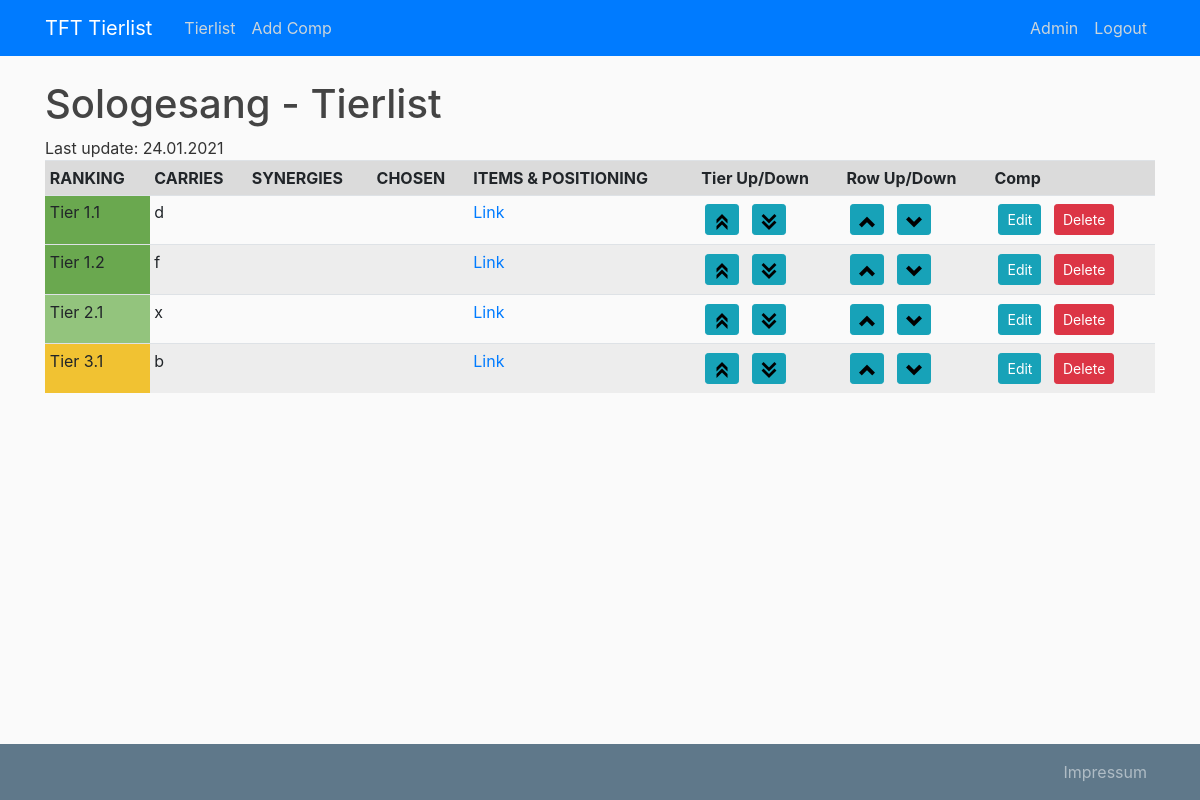
The page /home (signed in) on the database as committed earlier.
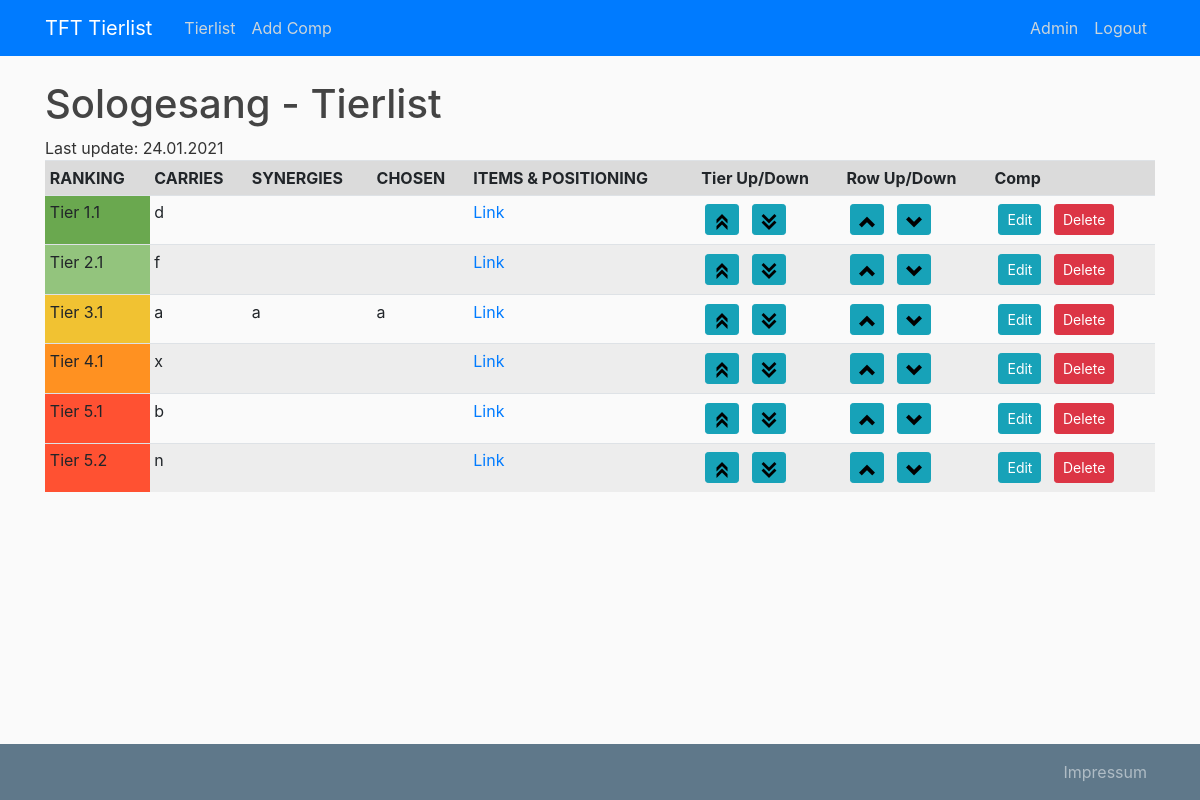
The same page on the database as committed later.
### tierlist/models.py (models this page shows, shortened)
class User(db.Model, UserMixin):
    id = db.Column(db.Integer, primary_key=True)
    username = db.Column(db.String(20), unique=True, nullable=False)
    email = db.Column(db.String(120), unique=True, nullable=False)
    image_file = db.Column(db.String(20), nullable=False,
                           default='default.jpg')
    password = db.Column(db.String(60), nullable=False)
    is_admin = db.Column(db.Boolean, nullable=False, default=False)
    tierlists = db.relationship('Tierlist', backref='author', lazy=True)

class Tierlist(db.Model):
    id = db.Column(db.Integer, primary_key=True)
    last_updated = db.Column(db.DateTime, unique=True,
                             nullable=True, default=datetime.utcnow)
    user_id = db.Column(db.Integer, db.ForeignKey('user.id'), nullable=False)
    comps = db.relationship('Comp', backref='tierlist', lazy=True)

class Comp(db.Model):
    id = db.Column(db.Integer, primary_key=True)
    tier = db.Column(db.Integer, nullable=False)
    sub_tier = db.Column(db.Integer, nullable=False)
    carries = db.Column(db.String(100), nullable=False)
    synergies = db.Column(db.String(100), nullable=False)
    lolchess = db.Column(db.String(200), nullable=False)
    chosen = db.Column(db.String(100), nullable=False)
    list_id = db.Column(db.Integer, db.ForeignKey(
        'tierlist.id'), nullable=False)

### tierlist/main/routes.py (the view)
@main.route("/")
@main.route("/home")
def home():
    comps = Comp.query.order_by(Comp.tier.asc(), Comp.sub_tier.asc()).all()
    tierlist = Tierlist.query.first()
    return render_template('tierlist.html', comps=comps, tierlist=tierlist, title="Sologesang")

### tierlist/models.py (called while the page is built)
@login_manager.user_loader
def load_user(user_id):
    return User.query.get(int(user_id))

### tierlist/templates/tierlist.html (shortened to what this page needs)
{% extends "layout.html" %}
{% block content %}
    <h1>Sologesang - Tierlist</h1>
    <div>Last update: {{ tierlist.last_updated.strftime('%d.%m.%Y') }}</div>
    <table class="table table-hover table-striped table-sm">
    <tbody>
        <tr class="table-active">
            <th>RANKING</th>
            <th>CARRIES</th>
            <th>SYNERGIES</th>
            <th>CHOSEN</th>
            <th>ITEMS & POSITIONING</th>
            {% if current_user.is_authenticated and current_user.is_admin %}
                <th>Tier Up/Down</th>
                <th>Row Up/Down</th>
                <th>Comp</th>
            {% endif %}
        </tr>
        {% set current_tier = 1 %}
    	{% for comp in comps %}
            <tr>
                <td class="tier-{{ comp.tier }}">Tier {{ comp.tier }}.{{ comp.sub_tier }}</td>
                <td class="ml-2">{{ comp.carries }}</td>
                <td class="ml-2">{{ comp.synergies }}</td>
                <td class="ml-2">{{ comp.chosen }}</td>
                <td class="ml-2"><a href="{{ comp.lolchess }}" target="_blank">Link</a></td>
                {% if current_user.is_authenticated and current_user.is_admin %}
                    <td>
                        <a class="btn btn-info btn-sm m-1" href="{{ url_for('comps.move_comp', comp_id=comp.id, direction='tier-up') }}">
                            <img src="{{ url_for('static', filename='arrow-up-tier.ico') }}" alt="Tier up" class="">
                        </a>
                        <a class="btn btn-info btn-sm m-1" href="{{ url_for('comps.move_comp', comp_id=comp.id, direction='tier-down') }}">
                            <img src="{{ url_for('static', filename='arrow-down-tier.ico') }}" alt="Tier down" class="">
                        </a>
                    </td>
                    <td>
                        <a class="btn btn-info btn-sm m-1" href="{{ url_for('comps.move_comp', comp_id=comp.id, direction='up') }}">
                            <img src="{{ url_for('static', filename='arrow-up-sub-tier.ico') }}" alt="Sub Tier up" class="">
                        </a>
                        <a class="btn btn-info btn-sm m-1" href="{{ url_for('comps.move_comp', comp_id=comp.id, direction='down') }}">
                            <img src="{{ url_for('static', filename='arrow-down-sub-tier.ico') }}" alt="Sub Tier down" class="">
                        </a>
                    </td>
                    <td>
                        <a class="btn btn-info btn-sm m-1" href="{{ url_for('comps.update_comp', comp_id=comp.id) }}">Edit</a>
                        <button type="button" class="btn btn-danger btn-sm m-1" data-toggle="modal" data-target="#deleteModal{{ comp.id }}">Delete</button>
                    </td>
                {% endif %}
            </tr>
    	{% endfor %}
    </tbody>
    </table>
{% endblock content %}

### tierlist/templates/layout.html (shortened to what this page needs)
<!DOCTYPE html>
<html>
<head>
	<link rel="stylesheet" href="https://stackpath.bootstrapcdn.com/bootstrap/4.3.1/css/bootstrap.min.css">
	<link rel="stylesheet" type="text/css" href="{{ url_for('static', filename='main.css')}}">
</head>
<body>
	<header class="site-header">
		<nav class="navbar navbar-expand-md navbar-dark bg-primary fixed-top">
			<div class="container">
				<a class="navbar-brand mr-4" href="/">TFT Tierlist</a>
				<div class="collapse navbar-collapse" id="navbarToggle">
					<div class="navbar-nav mr-auto">
						<a class="nav-item nav-link" href="{{ url_for('main.home')}}">Tierlist</a>
						{% if current_user.is_authenticated and current_user.is_admin %}
							<a class="nav-item nav-link" href="{{ url_for('comps.new_comp')}}">Add Comp</a>
						{% endif %}
					</div>
					<div class="navbar-nav">
						{% if current_user.is_authenticated %}
							<a class="nav-item nav-link" href="{{ url_for('users.account')}}">{{ current_user.username }}</a>
							<a class="nav-item nav-link" href="{{ url_for('users.logout')}}">Logout</a>
						{% else %}
							<a class="nav-item nav-link" href="{{ url_for('users.login')}}">Login</a>
							<a class="nav-item nav-link" href="{{ url_for('users.register')}}">Register</a>
						{% endif %}
					</div>
				</div>
			</div>
		</nav>
	</header>
	<main role="main" class="container">
	  <div class="row">
		<div class="col">
			{% block content %}{% endblock %}
		</div>
	  </div>
	</main>
	<footer class="site-footer">
		<nav class="navbar navbar-expand-md navbar-dark bg-steel fixed-bottom">
			<div class="container">
				<div class="navbar-nav">
					<a class="nav-item nav-link" href="{{ url_for('main.impressum')}}">Impressum</a>
				</div>
			</div>
		</nav>
	</footer>
</body>
</html>

### tierlist/static/main.css (style rules this page uses)
body { background: #fafafa; color: #333333; margin-top: 5rem; }
h1, h2, h3, h4, h5, h6 { color: #444444; }
.bg-steel { background-color: #5f788a; }
.site-header .navbar-nav .nav-link { color: #cbd5db; }
.table tbody tr > td.tier-1 { background-color: #6AA84F !important; }
.table tbody tr > td.tier-2 { background-color: #93C47D !important; }
.table tbody tr > td.tier-3 { background-color: #F1C232 !important; }
.table tbody tr > td.tier-4 { background-color: #FF9121 !important; }
.table tbody tr > td.tier-5 { background-color: #FF5132 !important; }

Rows that differ between the two databases and show on the page:
changed Comp (number 2 of 6 on the later page): tier "1" → "2"; sub_tier "2" → "1"
added Comp: tier "3", sub_tier "1", carries "a", synergies "a", chosen "a"
changed Comp (number 4 of 6 on the later page): tier "2" → "4"
changed Comp (number 5 of 6 on the later page): tier "3" → "5"
added Comp: tier "5", sub_tier "2", carries "n"
